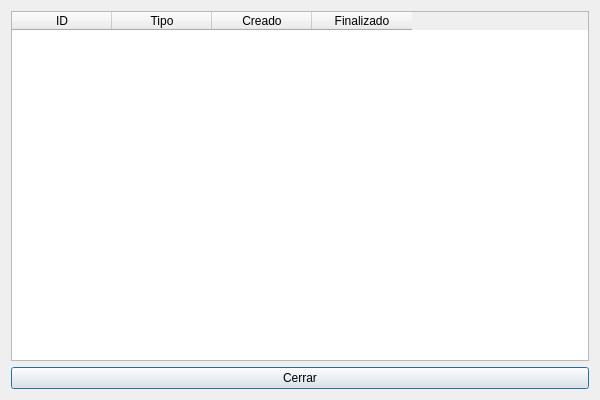
<?xml version="1.0" encoding="UTF-8"?>
<ui version="4.0">
 <class>HistoryWindow</class>
 <widget class="QDialog" name="HistoryWindow">
  <property name="geometry">
   <rect>
    <x>0</x>
    <y>0</y>
    <width>600</width>
    <height>400</height>
   </rect>
  </property>
  <property name="windowTitle">
   <string>Historial de Producción</string>
  </property>

  <layout class="QVBoxLayout" name="verticalLayout">

   <item>
    <widget class="QTableWidget" name="tableHistory">
     <column>
      <property name="text">
       <string>ID</string>
      </property>
     </column>
     <column>
      <property name="text">
       <string>Tipo</string>
      </property>
     </column>
     <column>
      <property name="text">
       <string>Creado</string>
      </property>
     </column>
     <column>
      <property name="text">
       <string>Finalizado</string>
      </property>
     </column>

     <property name="columnCount">
      <number>4</number>
     </property>
     <property name="rowCount">
      <number>0</number>
     </property>
    </widget>
   </item>

   <item>
    <widget class="QPushButton" name="buttonClose">
     <property name="text">
      <string>Cerrar</string>
     </property>
    </widget>
   </item>

  </layout>
 </widget>
 <resources/>
 <connections/>
</ui>
